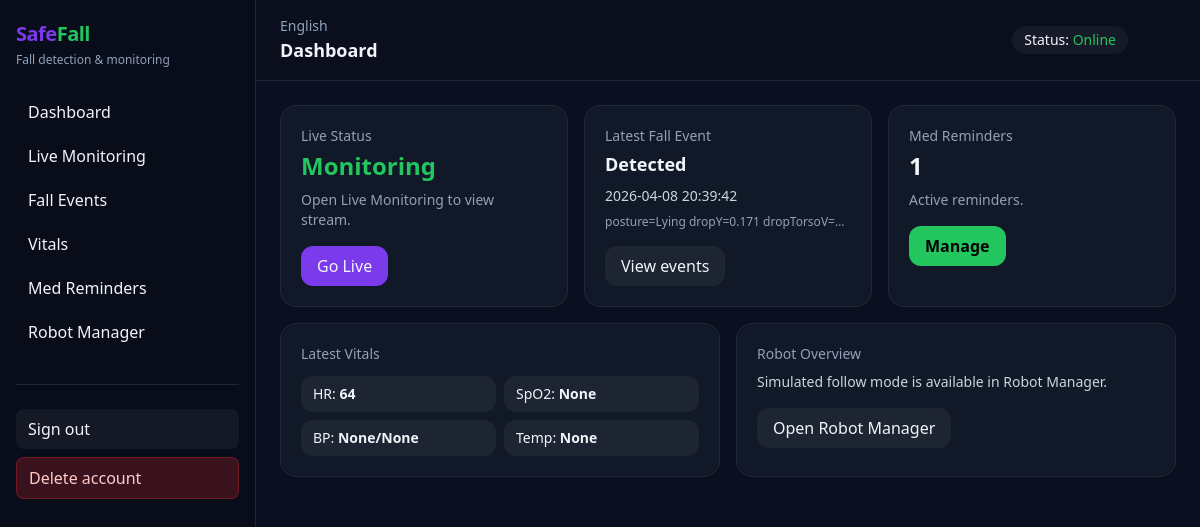
The page / (signed in) on the database its author committed.
### models.py (models this page shows, shortened)
class FallEvent(db.Model):
    __tablename__ = "fall_event"
    id = db.Column(db.Integer, primary_key=True)
    user_id = db.Column(db.Integer, db.ForeignKey("users.id", ondelete="CASCADE"), index=True, nullable=False)
    patient_id = db.Column(db.Integer, nullable=True, index=True)
    timestamp = db.Column(db.DateTime, default=datetime.utcnow, index=True, nullable=False)
    reason = db.Column(db.String(255), default="Fall event", nullable=False)
    video_name = db.Column(db.String(255), nullable=True)
    deleted = db.Column(db.Boolean, default=False, nullable=False)

class Vital(db.Model):
    __tablename__ = "vitals"
    id = db.Column(db.Integer, primary_key=True)
    user_id = db.Column(db.Integer, db.ForeignKey("users.id", ondelete="CASCADE"), nullable=False, index=True)
    patient_id = db.Column(db.Integer, nullable=True, index=True)
    timestamp = db.Column(db.DateTime, default=datetime.utcnow, nullable=False, index=True)
    heart_rate = db.Column(db.Integer, nullable=True)
    steps = db.Column(db.Integer, nullable=True)
    calories = db.Column(db.Integer, nullable=True)
    sleep = db.Column(db.Float, nullable=True)
    spo2 = db.Column(db.Float, nullable=True)
    bp_sys = db.Column(db.Integer, nullable=True)
    bp_dia = db.Column(db.Integer, nullable=True)
    temperature = db.Column(db.Float, nullable=True)
    notes = db.Column(db.String(500), default="")

### blueprints/dashboard.py (the view)
@bp.route("/")
@login_required
def dashboard():
    latest_vital = Vital.query.filter_by(user_id=current_user.id).order_by(Vital.timestamp.desc()).first()
    latest_fall = FallEvent.query.filter_by(user_id=current_user.id, deleted=False).order_by(FallEvent.timestamp.desc()).first()
    meds_count = MedReminder.query.filter_by(user_id=current_user.id, enabled=True).count()
    return render_template(
        "dashboard.html",
        latest_vital=latest_vital,
        latest_fall=latest_fall,
        meds_count=meds_count
    )

### blueprints/auth.py (called while the page is built)
@login_manager.user_loader
def load_user(user_id):
    return User.query.get(int(user_id))

### templates/dashboard.html
{% extends "layout.html" %}
{% set header = "Dashboard" %}
{% block content %}
<div class="grid grid-cols-1 lg:grid-cols-3 gap-4">
  <div class="p-5 rounded-2xl bg-[#111827] border border-[#1F2937]">
    <div class="text-sm text-slate-400">Live Status</div>
    <div class="text-2xl font-semibold mt-1">
      <span class="text-[#22C55E]">Monitoring</span>
    </div>
    <div class="text-sm text-slate-400 mt-2">Open Live Monitoring to view stream.</div>
    <a href="/live" class="inline-block mt-4 px-4 py-2 rounded-xl bg-[#7C3AED] hover:opacity-90">Go Live</a>
  </div>
  <div class="p-5 rounded-2xl bg-[#111827] border border-[#1F2937]">
    <div class="text-sm text-slate-400">Latest Fall Event</div>
    {% if latest_fall %}
      <div class="text-lg font-semibold mt-1 text-red-500">Detected</div>
      <div class="text-sm text-slate-300 mt-2">{{ latest_fall.timestamp.strftime("%Y-%m-%d %H:%M:%S") }}</div>
      <div class="text-xs text-slate-400 mt-2 truncate">{{ latest_fall.reason }}</div>
      <a class="inline-block mt-4 px-4 py-2 rounded-xl bg-white/5 hover:bg-white/10" href="/falls">View events</a>
    {% else %}
      <div class="text-lg font-semibold mt-1 text-[#22C55E]">No events</div>
      <div class="text-sm text-slate-400 mt-2">Your recent timeline is clear.</div>
    {% endif %}
  </div>
  <div class="p-5 rounded-2xl bg-[#111827] border border-[#1F2937]">
    <div class="text-sm text-slate-400">Med Reminders</div>
    <div class="text-2xl font-semibold mt-1">{{ meds_count }}</div>
    <div class="text-sm text-slate-400 mt-2">Active reminders.</div>
    <a class="inline-block mt-4 px-4 py-2 rounded-xl bg-[#22C55E] text-black font-semibold hover:opacity-90" href="/meds">Manage</a>
  </div>
</div>
<div class="grid grid-cols-1 lg:grid-cols-2 gap-4 mt-4">
  <div class="p-5 rounded-2xl bg-[#111827] border border-[#1F2937]">
    <div class="text-sm text-slate-400">Latest Vitals</div>
    {% if latest_vital %}
      <div class="mt-3 grid grid-cols-2 gap-2 text-sm">
        <div class="px-3 py-2 rounded-xl bg-white/5">HR: <b>{{ latest_vital.heart_rate }}</b></div>
        <div class="px-3 py-2 rounded-xl bg-white/5">SpO2: <b>{{ latest_vital.spo2 }}</b></div>
        <div class="px-3 py-2 rounded-xl bg-white/5">BP: <b>{{ latest_vital.bp_sys }}/{{ latest_vital.bp_dia }}</b></div>
        <div class="px-3 py-2 rounded-xl bg-white/5">Temp: <b>{{ latest_vital.temperature }}</b></div>
      </div>
    {% else %}
      <div class="text-sm text-slate-400 mt-2">No vitals recorded yet.</div>
      <a class="inline-block mt-4 px-4 py-2 rounded-xl bg-white/5 hover:bg-white/10" href="/vitals">Add vitals</a>
    {% endif %}
  </div>
  <div class="p-5 rounded-2xl bg-[#111827] border border-[#1F2937]">
    <div class="text-sm text-slate-400">Robot Overview</div>
    <div class="text-sm text-slate-300 mt-2">Simulated follow mode is available in Robot Manager.</div>
    <a class="inline-block mt-4 px-4 py-2 rounded-xl bg-white/5 hover:bg-white/10" href="/robot">Open Robot Manager</a>
  </div>
</div>
{% endblock %}

### templates/layout.html (shortened to what this page needs)
<!doctype html>
<html lang="en">
<head>
  <link rel="stylesheet" href="{{ url_for('static', filename='css/app.css') }}">
</head>
<body class="bg-[#0B1020] text-slate-100">
  <div class="min-h-screen flex">
    <aside class="w-64 border-r border-[#1F2937] bg-black/20 px-4 py-5">
      <div class="text-xl font-semibold tracking-tight">
        <span class="text-[#7C3AED]">Safe</span><span class="text-[#22C55E]">Fall</span>
      </div>
      <div class="text-xs text-slate-400 mt-1">Fall detection & monitoring</div>
      <nav class="mt-6 space-y-1">
        <a class="block px-3 py-2 rounded-lg hover:bg-white/5" href="/">Dashboard</a>
        <a class="block px-3 py-2 rounded-lg hover:bg-white/5" href="/live">Live Monitoring</a>
        <a class="block px-3 py-2 rounded-lg hover:bg-white/5" href="/falls">Fall Events</a>
        <a class="block px-3 py-2 rounded-lg hover:bg-white/5" href="/vitals">Vitals</a>
        <a class="block px-3 py-2 rounded-lg hover:bg-white/5" href="/meds">Med Reminders</a>
        <a class="block px-3 py-2 rounded-lg hover:bg-white/5" href="/robot">Robot Manager</a>
      </nav>
      <div class="mt-8 pt-6 border-t border-[#1F2937]">
        <form action="/logout" method="post">
          <button class="w-full px-3 py-2 rounded-lg bg-white/5 hover:bg-white/10 text-left">
            Sign out
          </button>
        </form>
        <form action="/account/delete" method="post"
              onsubmit="return confirm('Delete your account and ALL data? This cannot be undone.');">
          <button class="w-full mt-2 px-3 py-2 rounded-lg bg-red-500/20 text-red-200 border border-red-500/30 text-left hover:bg-red-500/30">
            Delete account
          </button>
        </form>
      </div>
    </aside>
    <main class="flex-1">
      <header class="flex items-center justify-between px-6 py-4 border-b border-[#1F2937] bg-black/10">
        <div>
          <div class="text-sm text-slate-400">English</div>
          <div class="text-lg font-semibold">{{ header if header else "Dashboard" }}</div>
        </div>
        <div class="flex items-center gap-3">
          <div class="px-3 py-1 rounded-full bg-white/5 text-sm">
            Status: <span class="text-[#22C55E]">Online</span>
          </div>
          <div class="w-9 h-9 rounded-full bg-gradient-to-br from-[#7C3AED] to-[#22C55E] opacity-90"></div>
        </div>
      </header>
      <section class="px-6 py-6">
        {% block content %}{% endblock %}
      </section>
    </main>
  </div>
</body>
</html>

### rows shown on the page
FallEvent: timestamp "2026-04-08 20:39:42", reason "posture=Lying dropY=0.171 dropTorsoV=…"
Vital: heart_rate "64", spo2 "None", bp_sys "None", bp_dia "None", temperature "None"

### other values the page prints
{{ header if header else "Dashboard" }} "Dashboard"
{{ meds_count }} "1"
